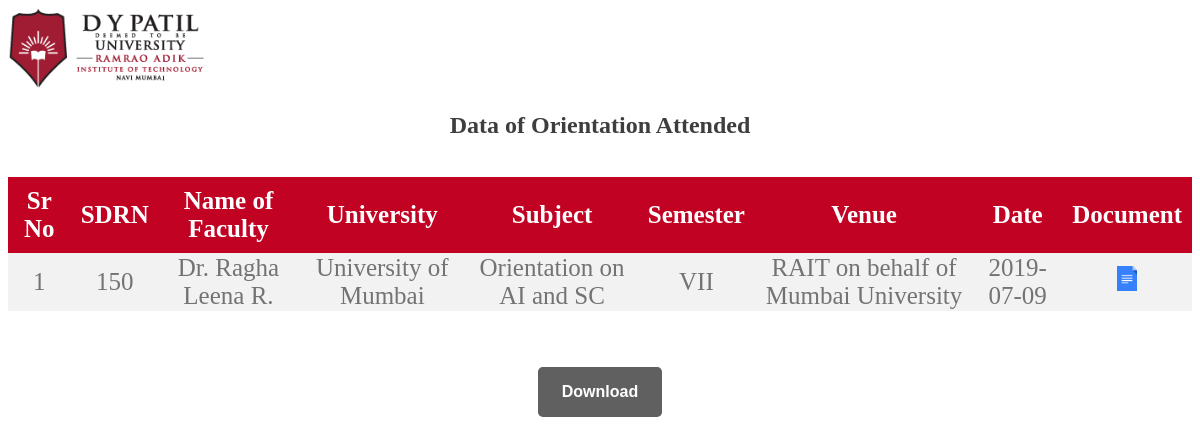
The app's page /modules/FacultyParticipation/faculty/OrientationReport.php (signed in) with its own data.
### tables this page shows
CREATE TABLE `orientation` (
  `Srno` int(11) NOT NULL,
  `SDRN` int(10) NOT NULL,
  `Name` varchar(50) NOT NULL,
  `University` varchar(50) NOT NULL,
  `Subject` varchar(50) NOT NULL,
  `Semester` varchar(10) NOT NULL,
  `Venue` varchar(80) NOT NULL,
  `Date` date NOT NULL,
  `uploads` varchar(80) NOT NULL
);

### modules/FacultyParticipation/faculty/session.php (called while the page is built, shortened)
<?php
$user_check = $_SESSION['login_user'];

### modules/FacultyParticipation/faculty/OrientationReport.php (the view, shortened to what this page needs)
<!DOCTYPE html>
<html>
<head>
</head>
<body>
    <nav class="navbar">
        <a href="welcome.php"><img src="images/logo.png" style="height:10vh;width:auto"></a>
        <nav>
            <h2>Data of Orientation Attended</h2>
            <div class="container">
                <br>
                <table>
                    <tr>
                        <th>Sr No</th>
                        <th>SDRN</th>
                        <th>Name of Faculty</th>
                        <th>University</th>
                        <th>Subject</th>
                        <th>Semester</th>
                        <th>Venue</th>
                        <th>Date</th>
                        <th>Document</th>
                    </tr>
                    <?php
                    include('session.php');
                    $link = mysqli_connect("localhost", "root", "", "faculty_par");
                    $sdrn = $user_check;
                    $query = " SELECT * FROM orientation WHERE SDRN = '$sdrn' ";
                    $query_run = mysqli_query($link, $query);
                    $srno = 1;
                    while ($row = mysqli_fetch_array($query_run)) {
                        $doc = $row['uploads'];
                        echo "<tr>";
                        echo "<td>" . $srno . "</td>";
                        echo "<td>" . $row['SDRN'] . "</td>";
                        echo "<td>" . $row['Name'] . "</td>";
                        echo "<td>" . $row['University'] . "</td>";
                        echo "<td>" . $row['Subject'] . "</td>";
                        echo "<td>" . $row['Semester'] . "</td>";
                        echo "<td>" . $row['Venue'] . "</td>";
                        echo "<td>" . $row['Date'] . "</td>";
                        echo "<td><a href='" . $doc . "'><img src='images/doc.png' style='width:20px'></td></a>";
                        echo "</tr>";
                        $srno++;
                    }
                    ?>
                </table>
            </div>
            <br>
            <br>
            <h2>
                <a href="orientation_Excel_all.php">
                    <button class="btn btn-primary shop-item-button">Download</button>
                </a>
            </h2>
</body>
</html>

### modules/FacultyParticipation/faculty/OrientationReport.php (style rules this page uses)
table { border-collapse: collapse; width: 100%; color: #737373; font-size: 25px; text-align: center; }
th { padding: 10px; background-color: #C10223; color: white; }
tr:nth-child(even) { background-color: #f2f2f2 }
button { align-items: center; background-color: lightyellow; }
h2 { text-align: center; font-family: inherit; color: #3e3e3e; }
.btn { text-align: center; vertical-align: middle; padding: .67em .67em; cursor: pointer; }
.btn-primary { color: white; background-color: #606060; border: none; border-radius: .3em; font-weight: bold; padding: 1rem 1.5rem 1rem 1.5rem; font-size: 1rem; }

### records on screen
orientation: SDRN "150", Name "Dr. Ragha Leena R.", University "University of Mumbai", Subject "Orientation on AI and SC", Semester "VII", Venue "RAIT on behalf of Mumbai University", Date "2019-07-09"
